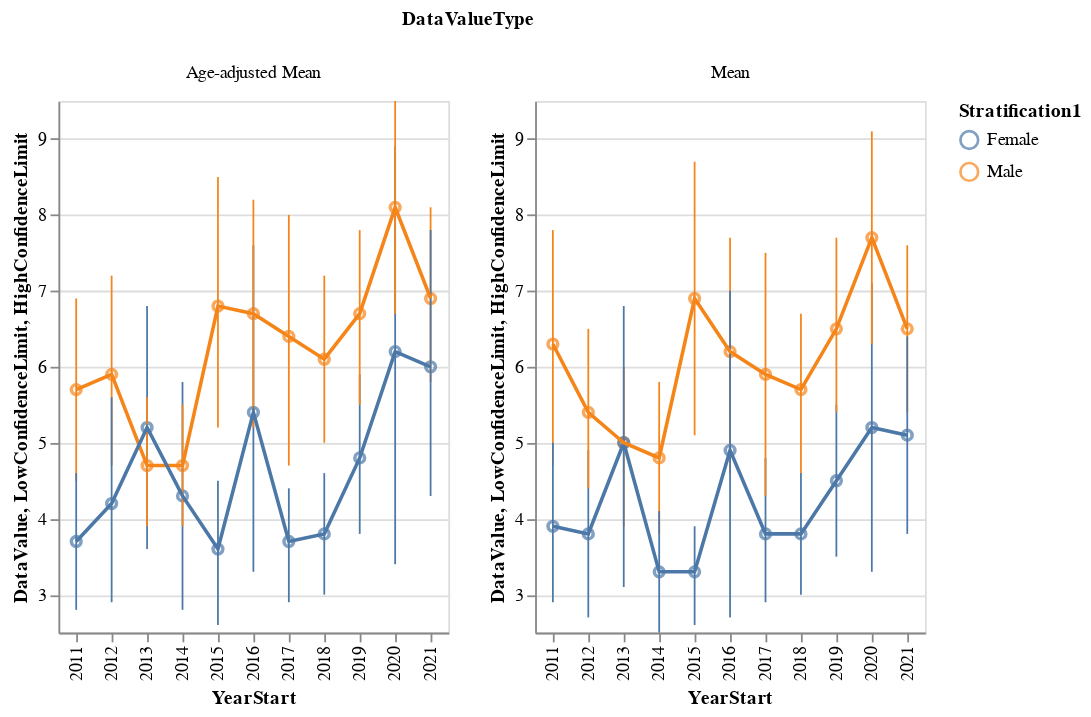

Notebook code cell kept with this figure:
### Markdown cell above
### Plot the longitudinal visualization to dive into a state of interest

In the above geomap, Arkansas seems to have a drastic change over time, let's take a closer look

### Code cell
variable = "Binge drinking frequency among adults aged >= 18 years who binge drink"
location = "Arkansas"
stratification = "Gender"
dataframe = cdi_dummy.copy()

hdcd.plot_longitudinal_change(variable,
                              location,
                              stratification,
                              dataframe)
